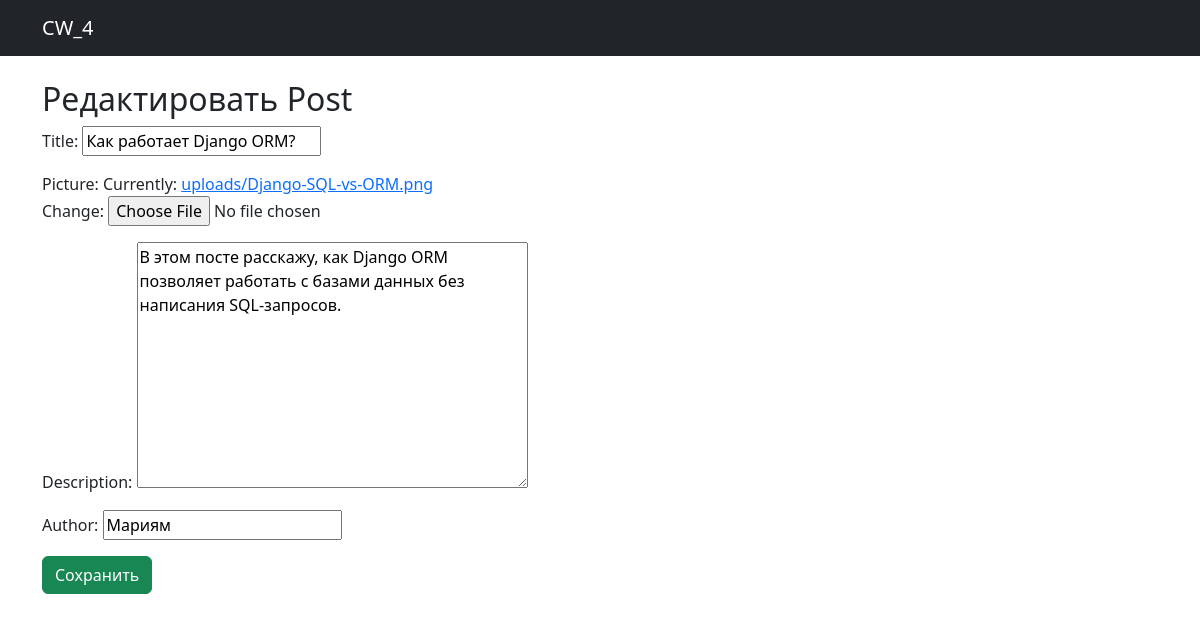
/posts/1/edit/, run on the app's committed database.
### post/models.py (models this page shows, shortened)
class Post(models.Model):
    title = models.CharField(max_length=255)
    picture = models.FileField(upload_to='post_pictures/')
    description = models.TextField()
    author = models.CharField(max_length=255)
    thread = models.ForeignKey(Thread, on_delete=models.CASCADE)

### post/views.py (the view)
# urls.py: path('posts/<int:id>/edit/', views.post_edit, name='post_edit'),
def post_edit(request, id):
    post = get_object_or_404(Post, id=id)
    if request.method == 'POST':
        form = PostForm(request.POST, request.FILES, instance=post)
        if form.is_valid():
            form.save()
            return redirect('thread_detail', id=post.thread.id)
    else:
        form = PostForm(instance=post)
    return render(request, 'post/post_edit.html', {'form': form})

### post/forms.py
class PostForm(forms.ModelForm):
    class Meta:
        model = Post
        fields = ['title', 'picture', 'description', 'author']

### post/templates/post/post_edit.html (shortened to what this page needs)
{% extends 'base.html' %}
{% block content %}
<h2>Редактировать Post</h2>
<form method="post" enctype="multipart/form-data">
    {{ form.as_p }}
    <button type="submit" class="btn btn-success">Сохранить</button>
</form>
{% endblock %}

### data on the page
Post: title "Как работает Django ORM?", description "В этом посте расскажу, как Django ORM позволяет работать с базами данных без написания SQL-запросов.", author "Мариям"
